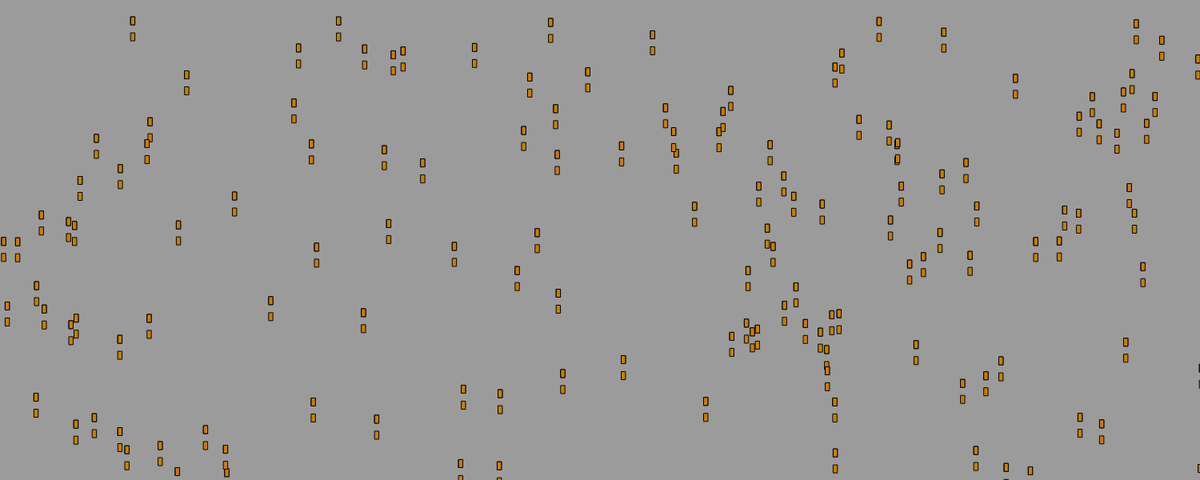
Frame 1 (no input)
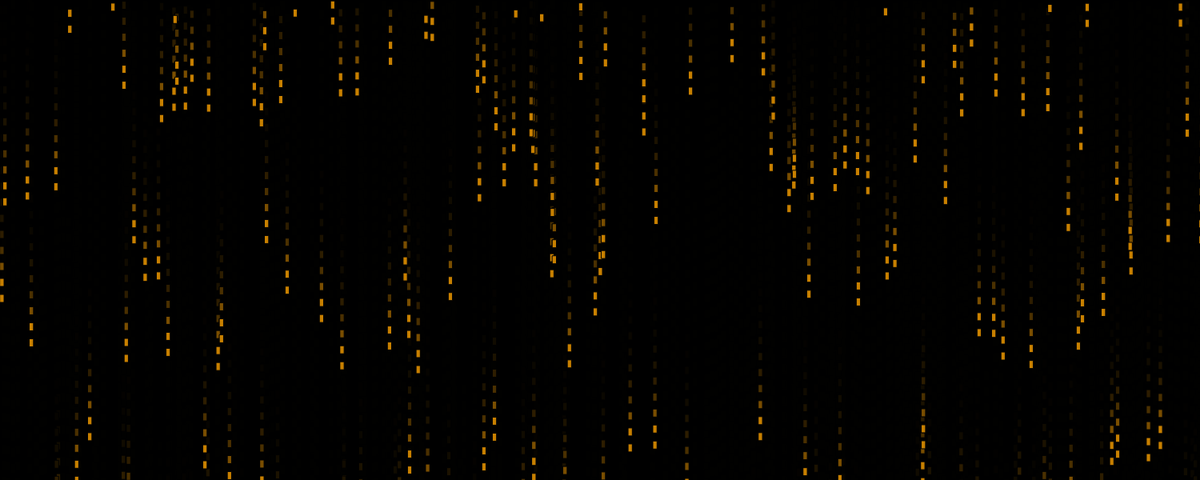
Frame 60 (no input)
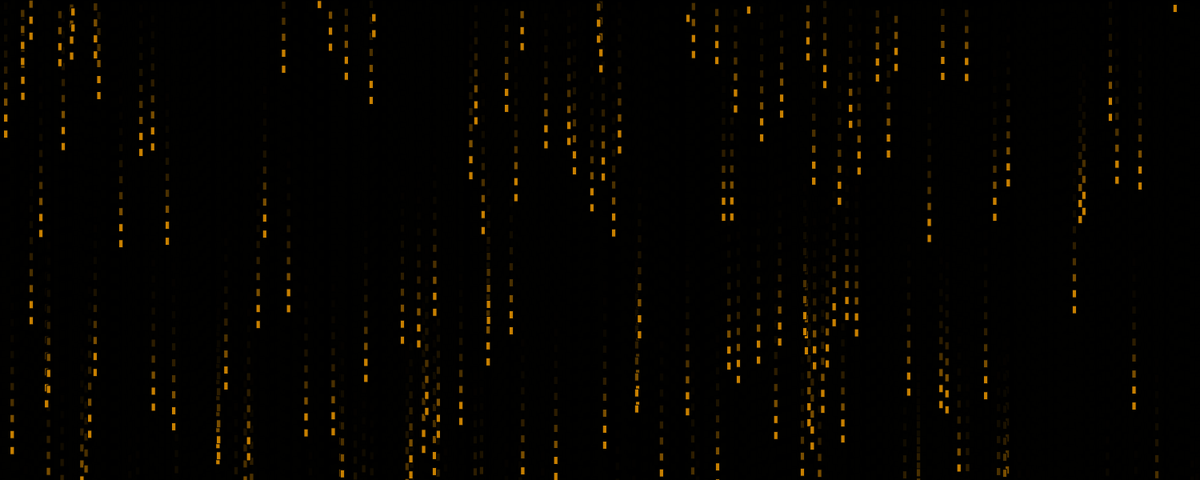
Frame 120 (the mouse pressed at the canvas centre since frame 60)

The p5.js sketch that drew these frames (run headless with seeded random() and noise() and a simulated clock; from frame 60 on, the mouse is pressed at the canvas centre):

// p5.js sketch
// ── sketch.js
var drops = [];

function setup() {
  createCanvas(1500,600);
  frameRate(20);

  for(var i =0;i<150;i++){
    drops.push(new Drop());
  }
}

function draw() {
  background(0,100);  

  for(var i =0;i<drops.length;i++){
    drops[i].draw();
    drops[i].update();
  }
}
// ── Drop.js
class Drop{
    constructor(){
        this.x = random(0,width);
        this.y = random(0,height);
        this.update();
    }

    draw(){
        if(Math.random()>1)
            fill(0,255,255);
        else
            fill(200,128,0);
        rect(this.x,this.y,5,10);        
    }

    update(){
        this.y = this.y+20;
        if(this.y>height+80){
            this.y = random(0,20);
            this.x = random(0,width);
        }
        this.draw();
    }
}
